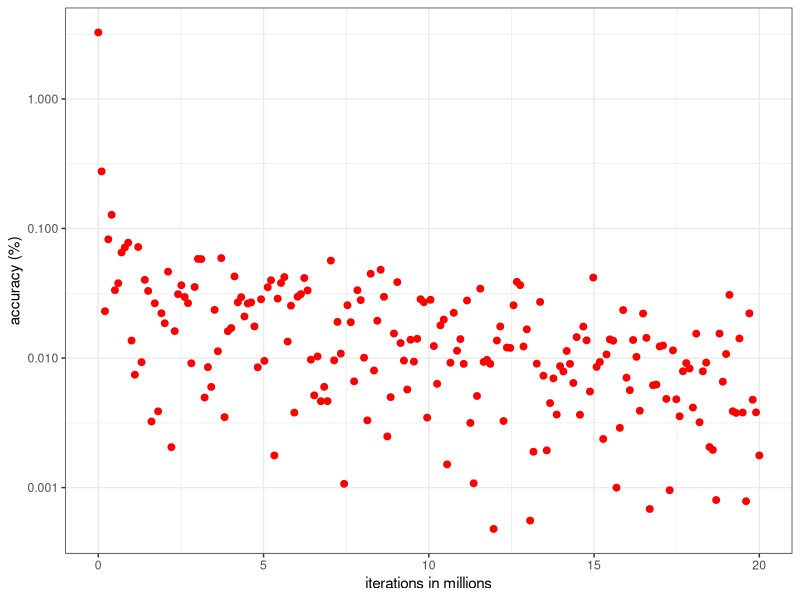
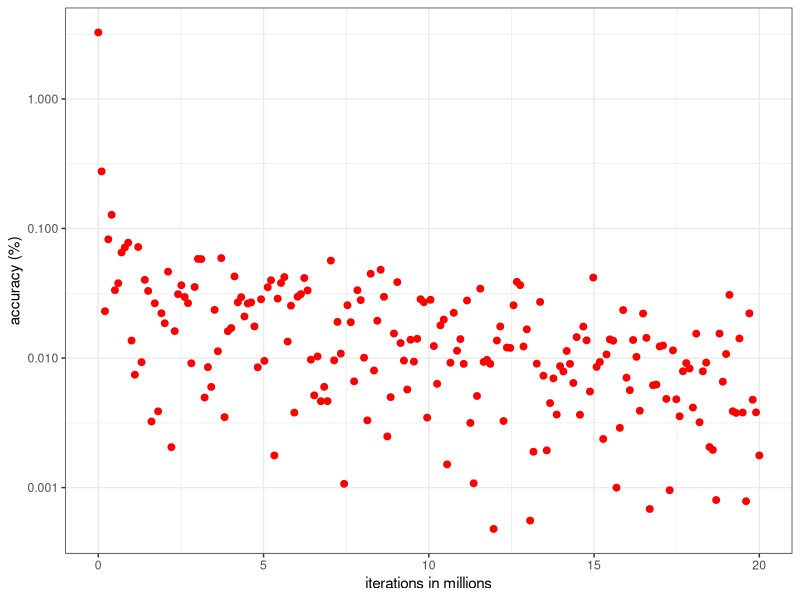

Reproduce these figures in R, in order.
######################################
# Monte Carlo method for computing Pi
# Adaption from earlier routine in C
#
# (c) 2019 Thomas Gredig
#
######################################

# number of iterations
NUM = 2e6

# computes pi with num.iterations
computePi <- function(num.iterations) {
  q.x = runif(num.iterations)
  q.y = runif(num.iterations)
  l = q.x*q.x+q.y*q.y
  n = length(which(l<=1))
  n/num.iterations*4
}

# determine time
system.time({
  result.pi = computePi(NUM)
})

r=data.frame()
for(i in seq(from = 1000, to=2E7, length.out=200)) {
  result.pi = computePi(i)
  accuracy = (result.pi / pi - 1) * 100
  r = rbind(r, data.frame(i, pi = result.pi, accuracy))
}

library(ggplot2)
ggplot(r, aes(i/1e6, abs(accuracy))) + 
  geom_point(col='red', size=2) +
  scale_y_log10() + 
  theme_bw() + 
  xlab('iterations in millions') + 
  ylab('accuracy (%)')
ggsave('pi-accuracy.png', width=4,height=3, dpi=300)
